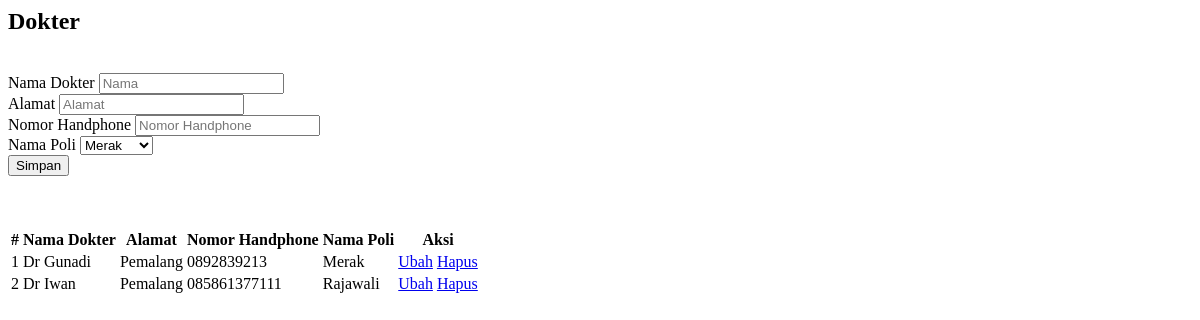
/dokter.php (signed in), run on an earlier commit of the app's database.
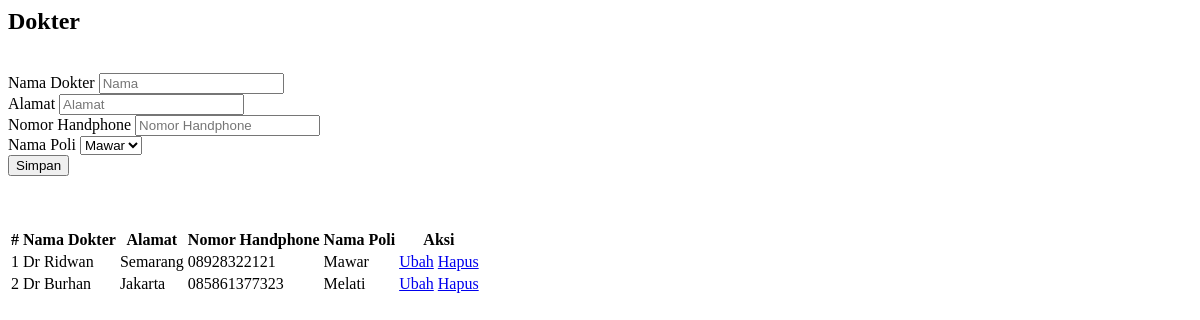
And on a later commit of the database.
### tables this page shows
CREATE TABLE `dokter` (
  `id` int(11) UNSIGNED NOT NULL,
  `nama` varchar(255) DEFAULT NULL,
  `alamat` varchar(255) DEFAULT NULL,
  `no_hp` varchar(50) DEFAULT NULL,
  `id_poli` int(11) UNSIGNED NOT NULL
);

CREATE TABLE `poli` (
  `id` int(11) UNSIGNED NOT NULL,
  `nama_poli` varchar(25) NOT NULL,
  `keterangan` text NOT NULL
);

### dokter.php (the view, shortened to what this page needs)
<div class="container">
<h2>Dokter</h2>
<br>
    <?php
include'koneksi.php';
?>
<body>
<div class="container">
    <form class="form row"  method="POST" action="" name="myForm" onsubmit="return(validate());">
    <?php
    $nama = '';
    $alamat = '';
    $no_hp = '';
    ?>
         <div class="col">
        <label for="inputNama" class="form-label fw-bold">
            Nama Dokter
        </label>
        <input type="varchar" class="form-control" name="nama" id="inputNama" placeholder="Nama" value="<?php echo $nama ?>">
    </div>
    <div class="col">
        <label for="inputAlamat" class="form-label fw-bold">
            Alamat
        </label>
        <input type="varchar" class="form-control" name="alamat" id="inputAlamat" placeholder="Alamat" value="<?php echo $alamat ?>">
    </div>
    <div class="col mb-2">
        <label for="inputNo_hp" class="form-label fw-bold">
        Nomor Handphone
        </label>
        <input type="varchar" class="form-control" name="no_hp" id="inputNo_hp" placeholder="Nomor Handphone" value="<?php echo $no_hp ?>">
    </div>
    <div class="col">
        <label for="inputNama" class="form-label fw-bold">
            Nama Poli
        </label>
        <select class="form-control" name="id_poli">
        <?php
        $selected = '';
        $poli = mysqli_query($mysqli, "SELECT * FROM poli");
        while ($data = mysqli_fetch_array($poli)) {
            if ($data['id'] == $id_pasien) {
                $selected = 'selected="selected"';
            } else {
                $selected = '';
            }
        ?>
            <option value="<?php echo $data['id'] ?>" <?php echo $selected ?>><?php echo $data['nama_poli'] ?></option>
        <?php
        }
        ?>
    </select>
    </div>
    <div class="col">
        <button type="submit" class="btn btn-primary rounded-pill px-3" name="simpan">Simpan</button>
    </div>
    </form>
    <br>
    <br>
    <table class="table table-hover">
    <table class="table table-hover">
    <thead>
        <tr>
            <th scope="col">#</th>
            <th scope="col">Nama Dokter</th>
            <th scope="col">Alamat</th>
            <th scope="col">Nomor Handphone</th>
            <th scope="col">Nama Poli</th>
            <th scope="col">Aksi</th>
        </tr>
    </thead>
        <tbody>
    <?php
    $result = mysqli_query(
    $mysqli,"SELECT dokter.*, poli.nama_poli as 'nama_poli' FROM dokter LEFT JOIN poli  ON (dokter.id_poli=poli.id) ORDER BY id"
    );
$no = 1;
while ($data = mysqli_fetch_array($result)) {
?>
    <tr>
        <td><?php echo $no++ ?></td>
        <td><?php echo $data['nama'] ?></td>
        <td><?php echo $data['alamat'] ?></td>
        <td><?php echo $data['no_hp'] ?></td>
        <td><?php echo $data['nama_poli'] ?></td>
                <td>
                <a class="btn btn-success rounded-pill px-3" href="index.php?page=dokter&id=<?php echo $data['id'] ?>">Ubah</a>
                        <a class="btn btn-danger rounded-pill px-3" href="index.php?page=dokter&id=<?php echo $data['id'] ?>&aksi=hapus">Hapus</a>
                    </td>
            </tr>
        <?php
        }
        ?>
    </tbody>
    </table>

What changed in the data, as far as the page shows it:
changed dokter: nama "Dr Gunadi" → "Dr Ridwan"; alamat "Pemalang" → "Semarang"; no_hp "0892839213" → "08928322121"; id_poli.nama_poli "Merak" → "Mawar"
changed dokter: nama "Dr Iwan" → "Dr Burhan"; alamat "Pemalang" → "Jakarta"; no_hp "085861377111" → "085861377323"; id_poli.nama_poli "Rajawali" → "Melati"
Also different on the page:
form field id_poli: "Merak" → "Mawar"
